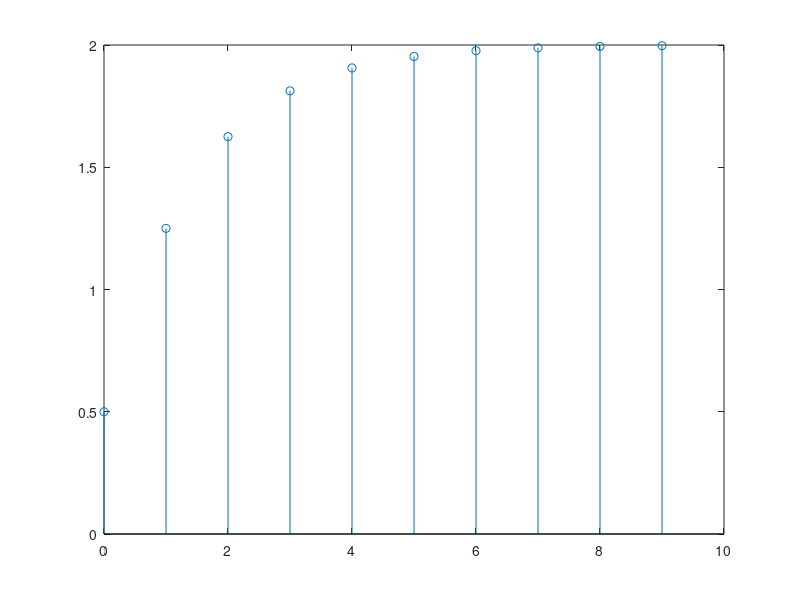

Reproduce this figure in MATLAB.
clc;
clear all
close all

n=0:9;
a = [1, -.5];
b = [0, 1];

zi = filtic(b,a,[1, 0]);
x = ones(1,10);
y = filter(b,a,x,zi);

stem(n,y)